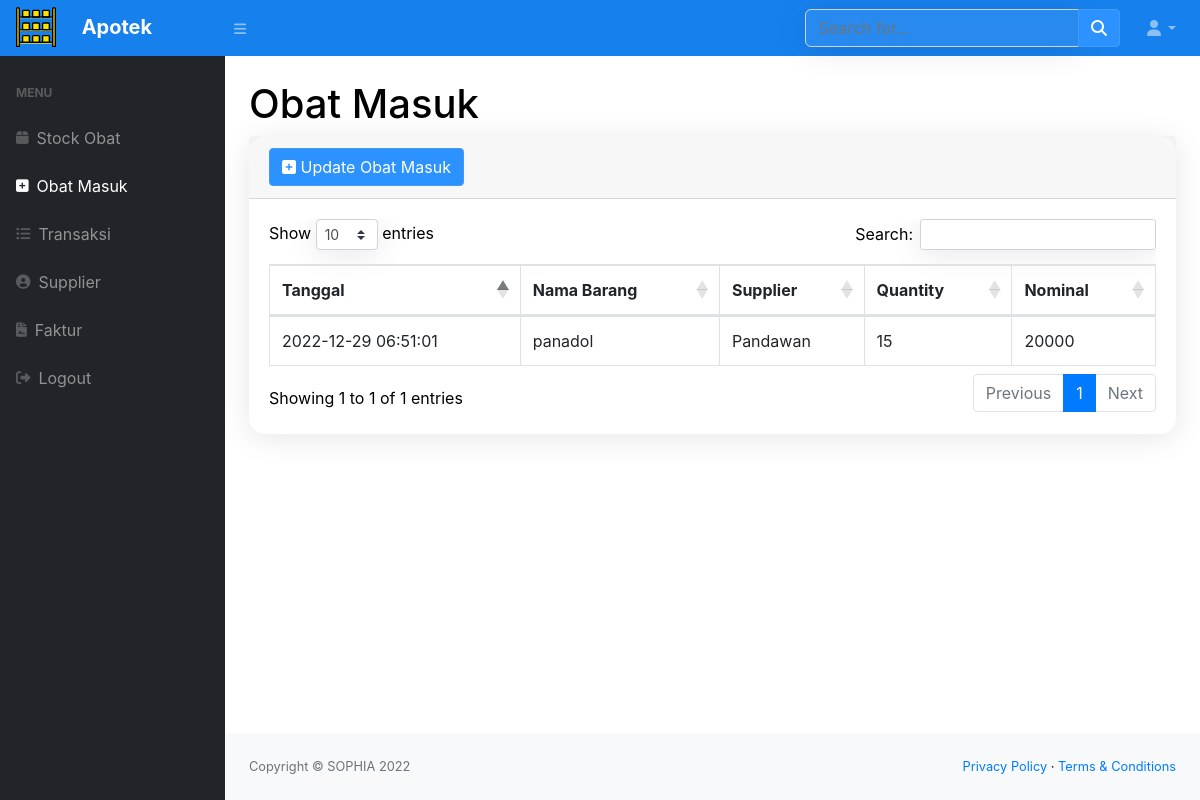
The app's page /masuk.php (signed in) with its own data.
### tables this page shows
CREATE TABLE `masuk` (
  `idmasuk` int(11) NOT NULL,
  `idobat` int(11) NOT NULL,
  `nama` varchar(100) NOT NULL,
  `kuantitas` int(11) NOT NULL,
  `supplier` varchar(100) NOT NULL,
  `tanggal` timestamp NOT NULL DEFAULT current_timestamp() ON UPDATE current_timestamp(),
  `besarharga` int(11) NOT NULL
);

CREATE TABLE `stock` (
  `idobat` int(11) NOT NULL,
  `merek_dagang` varchar(50) NOT NULL,
  `harga` int(11) NOT NULL,
  `satuan` enum('item','tablet','kapsul','tetesan','suppositori','hirup') NOT NULL,
  `exp_date` date NOT NULL,
  `stock` int(11) NOT NULL,
  `supplier` int(11) NOT NULL
);

CREATE TABLE `supplier` (
  `idsup` int(11) NOT NULL,
  `nama_supplier` varchar(100) NOT NULL,
  `alamat` varchar(100) DEFAULT NULL,
  `no_telp` varchar(20) DEFAULT NULL
);

### masuk.php (the view, shortened to what this page needs)
<?php
require 'function.php';
include 'head.php';
?>
    <body class="sb-nav-fixed">
        <?php include 'nav.php'?>
            <div id="layoutSidenav_content">
                <main>
                    <div class="container-fluid">
                        <h1 class="mt-4">Obat Masuk</h1>
                        <div class="card mb-4">
                            <div class="card-header">
                            <button type="button" class="btn btn-primary" data-toggle="modal" data-target="#myModal">
                                <i class="fa fa-plus-square"></i> Update Obat Masuk
                                </button>
                            </div>
                            <div class="card-body">
                                <div class="table-responsive">
                                    <table class="table table-bordered" id="dataTable" width="100%" cellspacing="0">
                                        <thead>
                                            <tr>
                                                <th>Tanggal</th>
                                                <th>Nama Barang</th>
                                                <th>Supplier</th>
                                                <th>Quantity</th>
                                                <th>Nominal</th>
                                            </tr>
                                        </thead>
                                        <tbody>
                                        <?php
                                                $ambilsemuadatastock = mysqli_query($conn,"SELECT * from masuk m,supplier p, stock s where s.idobat = m.idobat and p.idsup = m.supplier");
                                                while($data=mysqli_fetch_array($ambilsemuadatastock)){
                                                    $tanggal = $data['tanggal'];
                                                    $namabarang = $data['merek_dagang'];
                                                    $supplier = $data['nama_supplier'];
                                                    $kuantitas = $data['kuantitas'];
                                                    $besarharga = $data['besarharga'];
                                            ?>
                                                <tr>
                                                    <td><?=$tanggal?></td>
                                                    <td><?=$namabarang?></td>
                                                    <td><?=$supplier?></td>
                                                    <td><?=$kuantitas?></td>
                                                    <td><?=$besarharga?></td>
                                                </tr>
                                            <?php
                                                };
                                            ?>
                                        </tbody>
                                    </table>
                                </div>
                            </div>
                        </div>
                    </div>
                </main>
                <footer class="py-4 bg-light mt-auto">
                    <div class="container-fluid">
                        <div class="d-flex align-items-center justify-content-between small">
                            <div class="text-muted">Copyright &copy; SOPHIA 2022</div>
                            <div>
                                <a href="#">Privacy Policy</a>
                                &middot;
                                <a href="#">Terms &amp; Conditions</a>
                            </div>
                        </div>
                    </div>
                </footer>
            </div>
        </div>
    </body>
</html>

### records on screen
masuk: tanggal "2022-12-29 06:51:01", idobat.merek_dagang "panadol", supplier.nama_supplier "Pandawan", kuantitas "15", besarharga "20000"
